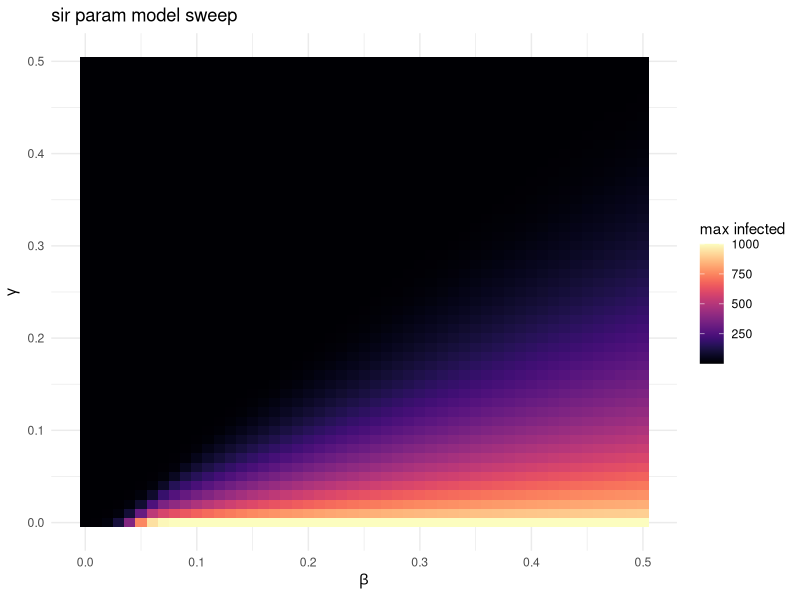

Source code (R):
# hw 6
# frania darringer, 2/19

library(deSolve)
library(ggplot2)
library(viridis)

run_sir_model <- function(
  beta    = 0.1,
  gamma   = 0.1,
  N       = 1000,
  S0      = 999,
  I0      = 1,
  R0      = 0,
  t_start = 0,
  t_end   = 160,
  dt      = 1
){

  init  <- c(S = S0, I = I0, R = R0)
  times <- seq(t_start, t_end, by = dt)

  sir_equations <- function(time, state, parameters) {
    with(as.list(c(state, parameters)), {
      dS <- -beta * S * I / N
      dI <-  beta * S * I / N - gamma * I
      dR <-  gamma * I
      list(c(dS, dI, dR))
    })
  }

  out <- ode(
    y     = init,
    times = times,
    func  = sir_equations,
    parms = c(beta = beta, gamma = gamma, N = N)
  )

  as.data.frame(out)
} 

parameter_sweep_sir <- function(beta_vec, gamma_vec) {

  total_runs <- length(beta_vec) * length(gamma_vec)

  results_df <- data.frame(
    beta = numeric(total_runs),
    gamma = numeric(total_runs),
    max_infected = numeric(total_runs)
  )

  counter <- 1

  for (b in beta_vec) {
    for (g in gamma_vec) {

      sim <- run_sir_model(beta = b, gamma = g)

      max_I <- max(sim$I)

      results_df$beta[counter] <- b
      results_df$gamma[counter] <- g
      results_df$max_infected[counter] <- max_I

      counter <- counter + 1
    }
  }

  return(results_df)
}

plot_sir_heatmap <- function(results_df) {

  ggplot(results_df, aes(x = beta, y = gamma, fill = max_infected)) +
    geom_tile() +
    scale_fill_viridis(option = "magma") +
    labs(
      title = "sir param model sweep",
      x = expression(beta),
      y = expression(gamma),
      fill = "max infected"
    ) +
    theme_minimal()
}

beta_vec  <- seq(0, 0.5, by = 0.01)
gamma_vec <- seq(0, 0.5, by = 0.01)

sir_results <- parameter_sweep_sir(beta_vec, gamma_vec)

plot_sir_heatmap(sir_results)
